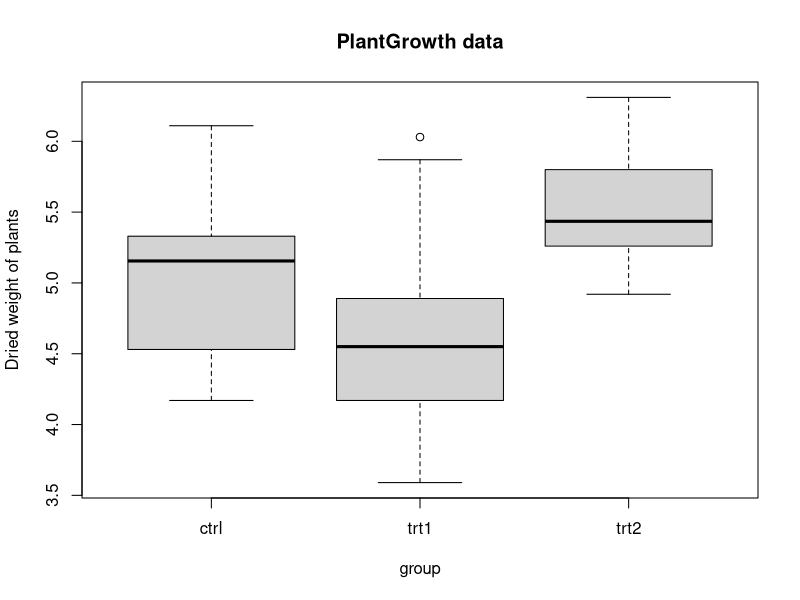

This chart was generated by the following R code:
## ---- chunk 1
knitr::opts_chunk$set(echo = TRUE)
## ---- chunk 2
boxplot(weight ~ group, data = PlantGrowth, main = "PlantGrowth data",
        ylab = "Dried weight of plants", col = "lightgray",
        notch = FALSE, varwidth = TRUE)
anova(lm(weight ~ group, data = PlantGrowth))
